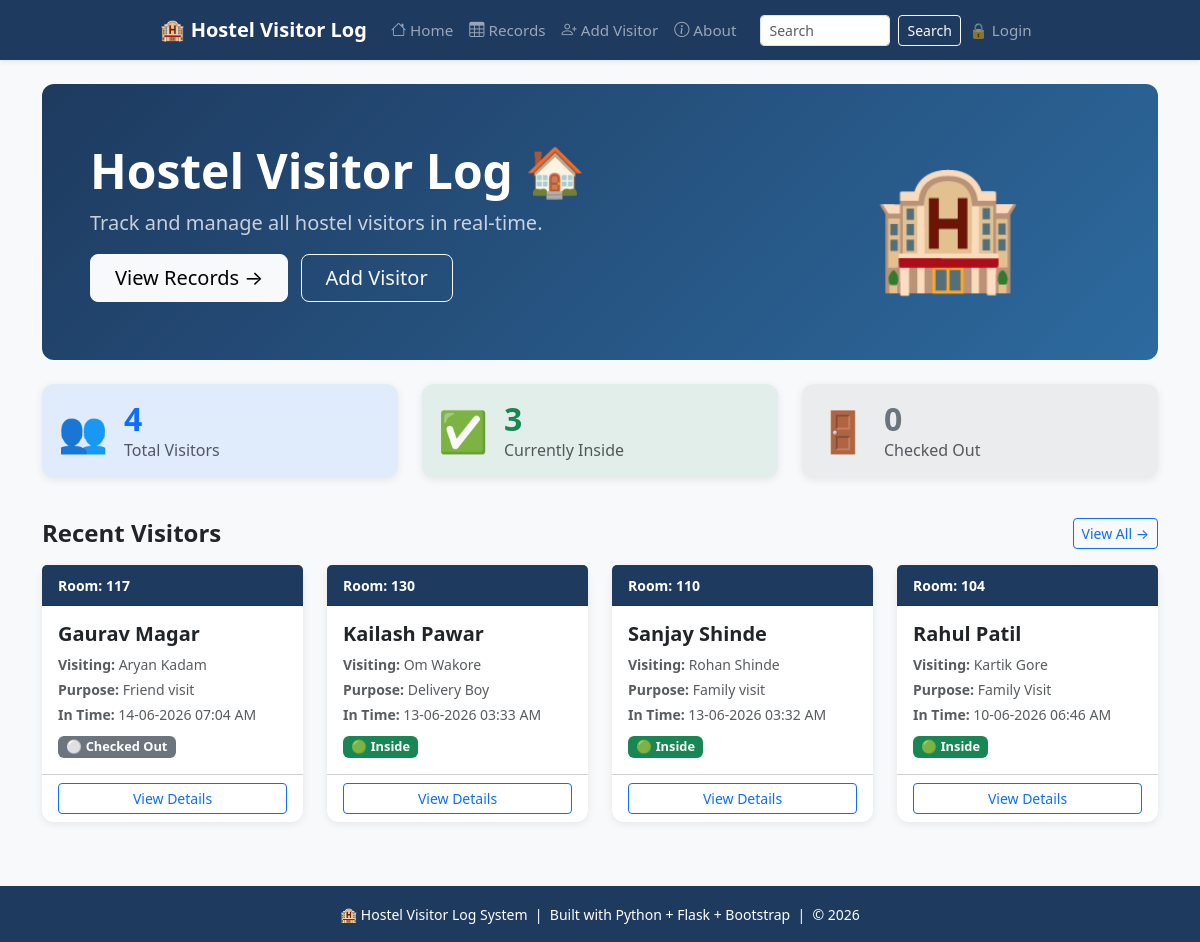
Before: / with the older database file.
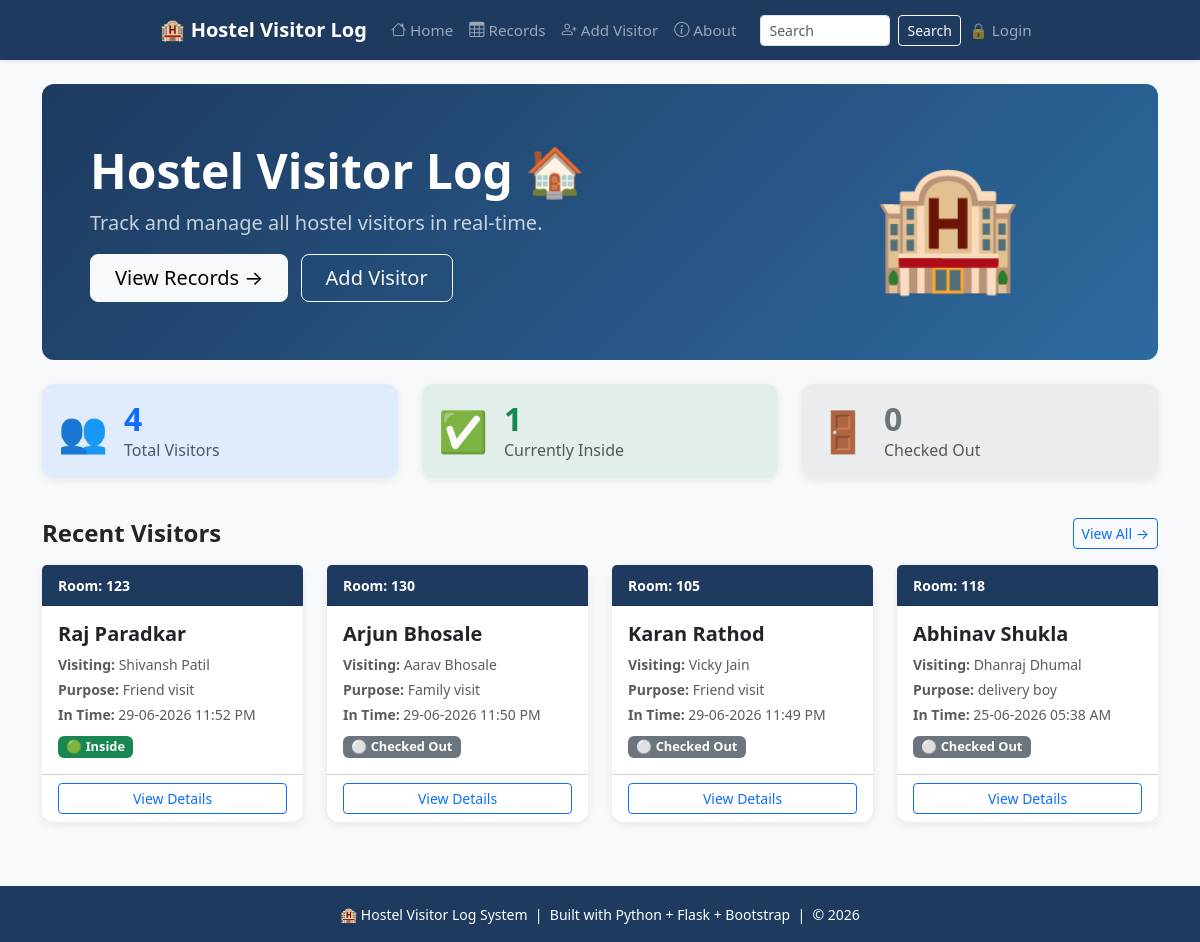
After: the same page with the newer database file.
### tables this page shows
CREATE TABLE visitors (
            id INTEGER PRIMARY KEY AUTOINCREMENT,
            visitor_name TEXT NOT NULL,
            student_name TEXT NOT NULL,
            room_number TEXT NOT NULL,
            purpose TEXT NOT NULL,
            in_time TEXT NOT NULL,
            out_time TEXT NOT NULL DEFAULT 'Still Inside',
            status TEXT DEFAULT 'Inside'
        );

### app.py (the view)
@app.route('/')
def home():
    conn = get_db()
    visitors = conn.execute("SELECT * FROM visitors ORDER BY id DESC").fetchall()
    rooms = conn.execute("SELECT DISTINCT room_number FROM visitors ORDER BY room_number").fetchall()
    conn.close()
    total_count = len(visitors)
    inside_count = sum(1 for v in visitors if v['status'] == 'Inside')
    checkout_count = total_count - inside_count
    return render_template('home.html',
                         visitors=visitors,
                         total_count=total_count,
                         inside_count=inside_count,
                         checkout_count=checkout_count,
                         rooms=rooms)

### app.py (called while the page is built)
def get_db():
    conn = sqlite3.connect('database.db')
    conn.row_factory = sqlite3.Row
    return conn

@app.context_processor
def inject_user():
    return dict(current_user=session.get('username'))

### templates/home.html (shortened to what this page needs)
{% extends 'base.html' %}
{% block content %}
<div class="hero-section p-5 mb-4">
    <div class="row align-items-center">
        <div class="col-md-8">
            <h1 class="display-5 fw-bold mb-2">
                Hostel Visitor Log 🏠
            </h1>
            <p class="fs-5 opacity-75 mb-3">
                Track and manage all hostel visitors in real-time.
            </p>
            <a href="{{ url_for('records') }}"
               class="btn btn-light btn-lg px-4 me-2">
                View Records →
            </a>
            <a href="{{ url_for('add_visitor') }}"
               class="btn btn-outline-light btn-lg px-4">
                Add Visitor
            </a>
        </div>
        <div class="col-md-4 text-center d-none d-md-block">
            <span style="font-size: 120px;">🏨</span>
        </div>
    </div>
</div>
<div class="row mb-4">
    <div class="col-md-4 mb-3">
        <div class="card stat-card p-3 bg-primary bg-opacity-10">
            <div class="d-flex align-items-center">
                <span style="font-size:40px;">👥</span>
                <div class="ms-3">
                    <h2 class="fw-bold text-primary mb-0">{{ visitors|length }}</h2>
                    <p class="text-muted mb-0">Total Visitors</p>
                </div>
            </div>
        </div>
    </div>
    <div class="col-md-4 mb-3">
        <div class="card stat-card p-3 bg-success bg-opacity-10">
            <div class="d-flex align-items-center">
                <span style="font-size:40px;">✅</span>
                <div class="ms-3">
                    {% set inside = visitors|selectattr('status','equalto','Inside')|list %}
                    <h2 class="fw-bold text-success mb-0">{{ inside|length }}</h2>
                    <p class="text-muted mb-0">Currently Inside</p>
                </div>
            </div>
        </div>
    </div>
    <div class="col-md-4 mb-3">
        <div class="card stat-card p-3 bg-secondary bg-opacity-10">
            <div class="d-flex align-items-center">
                <span style="font-size:40px;">🚪</span>
                <div class="ms-3">
                    {% set checked_out = visitors|selectattr('status','equalto','Checked Out')|list %}
                    <h2 class="fw-bold text-secondary mb-0">{{ checked_out|length }}</h2>
                    <p class="text-muted mb-0">Checked Out</p>
                </div>
            </div>
        </div>
    </div>
</div>
<div class="d-flex justify-content-between align-items-center mb-3">
    <h4 class="fw-bold mb-0">Recent Visitors</h4>
    <a href="{{ url_for('records') }}"
       class="btn btn-sm btn-outline-primary">
        View All →
    </a>
</div>
<div class="row">
    {% for visitor in visitors[:8] %}
    <div class="col-12 col-md-6 col-lg-3 mb-3">
        <div class="card student-card h-100">
            <div class="card-header py-2"
                 style="background-color: #1e3a5f; color:white;">
                <small class="fw-bold">Room: {{ visitor['room_number'] }}</small>
            </div>
            <div class="card-body">
                <h5 class="card-title fw-bold">{{ visitor['visitor_name'] }}</h5>
                <p class="card-text text-muted small mb-1">
                    <strong>Visiting:</strong> {{ visitor['student_name'] }}
                </p>
                <p class="card-text text-muted small mb-1">
                    <strong>Purpose:</strong> {{ visitor['purpose'] }}
                </p>
                <p class="card-text text-muted small mb-2">
                    <strong>In Time:</strong> {{ visitor['in_time'] }}
                </p>
                {% if visitor['status'] == 'Inside' %}
                    <span class="badge bg-success">🟢 Inside</span>
                {% else %}
                    <span class="badge bg-secondary">⚪ Checked Out</span>
                {% endif %}
            </div>
            <div class="card-footer bg-transparent">
                <a href="{{ url_for('details', id=visitor['id']) }}"
                   class="btn btn-sm btn-outline-primary w-100">View Details</a>
            </div>
        </div>
    </div>
    {% endfor %}
</div>
{% endblock %}

### templates/base.html (shortened to what this page needs)
<!DOCTYPE html>
<html lang="en">
<head>
    <link href="https://cdn.jsdelivr.net/npm/bootstrap@5.3.0/dist/css/bootstrap.min.css" rel="stylesheet">
    <link rel="stylesheet" href="https://cdn.jsdelivr.net/npm/bootstrap-icons@1.11.3/font/bootstrap-icons.css">
</head>
<body class="bg-light">
    <nav class="navbar navbar-expand navbar-dark shadow-sm">
        <div class="container justify-content-center">
            <a class="navbar-brand fw-bold fs-5 me-3" href="{{ url_for('home') }}">
                🏨 Hostel Visitor Log
            </a>
            <div class="navbar-nav">
                <a class="nav-link px-2 py-1" href="{{ url_for('home') }}">
                    <i class="bi bi-house"></i> Home
                </a>
                <a class="nav-link px-2 py-1" href="{{ url_for('records') }}">
                    <i class="bi bi-table"></i> Records
                </a>
                <a class="nav-link px-2 py-1" href="{{ url_for('add_visitor') }}">
                    <i class="bi bi-person-plus"></i> Add Visitor
                </a>
                <a class="nav-link px-2 py-1" href="{{ url_for('about') }}">
                    <i class="bi bi-info-circle"></i> About
                </a>
                <form class="d-flex ms-3" action="{{ url_for('search') }}" method="GET">
                    <input class="form-control form-control-sm me-2"
                           style="width:130px"
                           type="search"
                           placeholder="Search"
                           name="q"
                           value="{{ request.args.get('q', '') }}">
                    <button class="btn btn-outline-light btn-sm" type="submit">Search</button>
                </form>
                {% if session.username %}
                    <span class="nav-link px-2 py-1 text-white">👤 {{ session.username }}</span>
                    <a class="nav-link px-2 py-1" href="{{ url_for('logout') }}">
                        🔓 Logout
                    </a>
                {% else %}
                    <a class="nav-link px-2 py-1" href="{{ url_for('login') }}">
                        🔒 Login
                    </a>
                {% endif %}
            </div>
        </div>
    </nav>
<div class="container mt-4 mb-5">
    {% block content %}
    {% endblock %}
</div>
    <footer style="background-color: var(--brand);" class="text-white text-center py-3 mt-5">
        <small>
            🏨 Hostel Visitor Log System &nbsp;|&nbsp;
            Built with Python + Flask + Bootstrap &nbsp;|&nbsp;
            © 2026
        </small>
    </footer>
</body>
</html>

### templates/base.html (style rules this page uses)
:root { --brand: #1e3a5f; }
body { background-color: #f8f9fa; }
.navbar { min-height: 60px; background-color: var(--brand); }
.navbar-brand { font-weight: 600; }
.hero-section { background: linear-gradient(135deg, #1e3a5f 0%, #2d6a9f 100%); color: white; border-radius: 12px; }
.nav-link { font-size: 0.95rem; font-weight: 500; }
.card { border: none; border-radius: 12px; box-shadow: 0 2px 8px rgba(0,0,0,0.08); transition: transform 0.2s, box-shadow 0.2s; }
.badge { font-size: 0.8rem; }

Changed rows visible on the page:
removed visitors: room_number "117", visitor_name "Gaurav Magar", student_name "Aryan Kadam", purpose "Friend visit", in_time "14-06-2026 07:04 AM", status "⚪ Checked Out"
removed visitors: room_number "130", visitor_name "Kailash Pawar", student_name "Om Wakore", purpose "Delivery Boy", in_time "13-06-2026 03:33 AM", status "🟢 Inside"
removed visitors: room_number "110", visitor_name "Sanjay Shinde", student_name "Rohan Shinde", purpose "Family visit", in_time "13-06-2026 03:32 AM", status "🟢 Inside"
removed visitors: room_number "104", visitor_name "Rahul Patil", student_name "Kartik Gore", purpose "Family Visit", in_time "10-06-2026 06:46 AM", status "🟢 Inside"
added visitors: room_number "123", visitor_name "Raj Paradkar", student_name "Shivansh Patil", purpose "Friend visit", in_time "29-06-2026 11:52 PM", status "🟢 Inside"
added visitors: room_number "130", visitor_name "Arjun Bhosale", student_name "Aarav Bhosale", purpose "Family visit", in_time "29-06-2026 11:50 PM", status "⚪ Checked Out"
added visitors: room_number "105", visitor_name "Karan Rathod", student_name "Vicky Jain", purpose "Friend visit", in_time "29-06-2026 11:49 PM", status "⚪ Checked Out"
added visitors: room_number "118", visitor_name "Abhinav Shukla", student_name "Dhanraj Dhumal", purpose "delivery boy", in_time "25-06-2026 05:38 AM", status "⚪ Checked Out"
Other visible differences:
{{ inside|length }}: "3" → "1"
